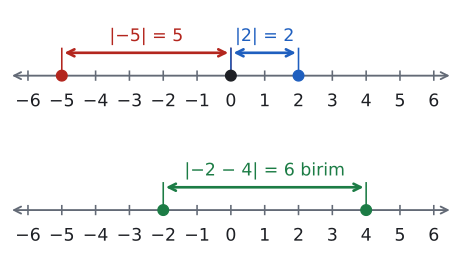

Python code for this plot:
import sys; sys.path.insert(0, "tools")
from cizim import *

# Üst: |−5| = 5 ve |2| = 2 (sıfıra uzaklık). Alt: −2 ile 4 arası |−2 − 4| = 6 birim.
LO, HI = -6, 6
fig, eks = plt.subplots(2, 1, figsize=(6, 3.4))

def kemer(ax, a, b, yazi, renk, y=0.42):
    ax.annotate("", xy=(b, y), xytext=(a, y), arrowprops=dict(arrowstyle="<->", color=renk, lw=2))
    ax.plot([a, a], [0.08, y + 0.08], color=renk, lw=1.2); ax.plot([b, b], [0.08, y + 0.08], color=renk, lw=1.2)
    ax.text((a + b) / 2, y + 0.14, yazi, ha="center", va="bottom", color=renk, fontsize=13)

ax = eks[0]
sayi_dogrusu(ax, LO, HI); ax.set_ylim(-0.9, 1.25)
kemer(ax, -5, 0, "|−5| = 5", KIRMIZI)
kemer(ax, 0, 2, "|2| = 2", MAVI)
for t, r in ((-5, KIRMIZI), (0, YAZI), (2, MAVI)): ax.plot(t, 0, "o", color=r, markersize=8, zorder=5)

ax = eks[1]
sayi_dogrusu(ax, LO, HI); ax.set_ylim(-0.9, 1.25)
kemer(ax, -2, 4, "|−2 − 4| = 6 birim", YESIL)
for t in (-2, 4): ax.plot(t, 0, "o", color=YESIL, markersize=8, zorder=5)
fig.subplots_adjust(hspace=0.15)
kaydet(fig, __file__)
